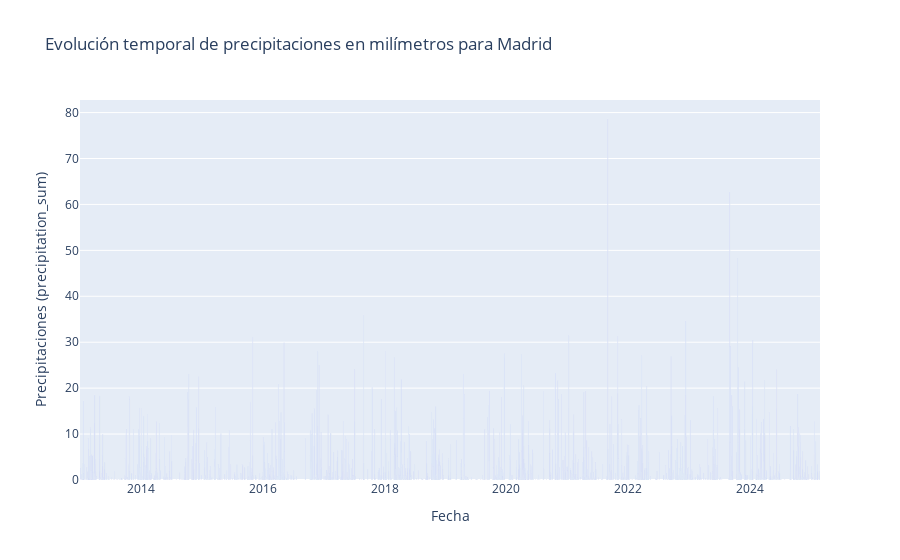

The notebook cell saved with this chart:
### Markdown cell above
### Precipitaciones (ml)

### Code cell
fig = go.Figure()

fig.add_trace(
    go.Bar(
        x=df_diario_madrid['time'],
        y=df_diario_madrid['precipitation_sum'],
        name="MADRID"
    )
)

fig.update_layout(
    title = f"Evolución temporal de precipitaciones en milímetros para Madrid",
    xaxis_title = "Fecha",
    yaxis_title = "Precipitaciones (precipitation_sum)"
)

fig.show()

### Figure 1 — Plotly figure (JSON) as saved in the notebook; plotly's stock layout.template omitted (floating-point values rounded to 4 significant figures; data arrays with more than 128 entries replaced by an {"elided": "..."} marker saying what was removed)
{"data": [{"name": "MADRID", "type": "bar", "x": {"elided": "4438 str values"}, "y": {"elided": "4438 float values"}}], "layout": {"title": {"text": "Evolución temporal de precipitaciones en milímetros para Madrid"}, "xaxis": {"title": {"text": "Fecha"}}, "yaxis": {"title": {"text": "Precipitaciones (precipitation_sum)"}}}}
